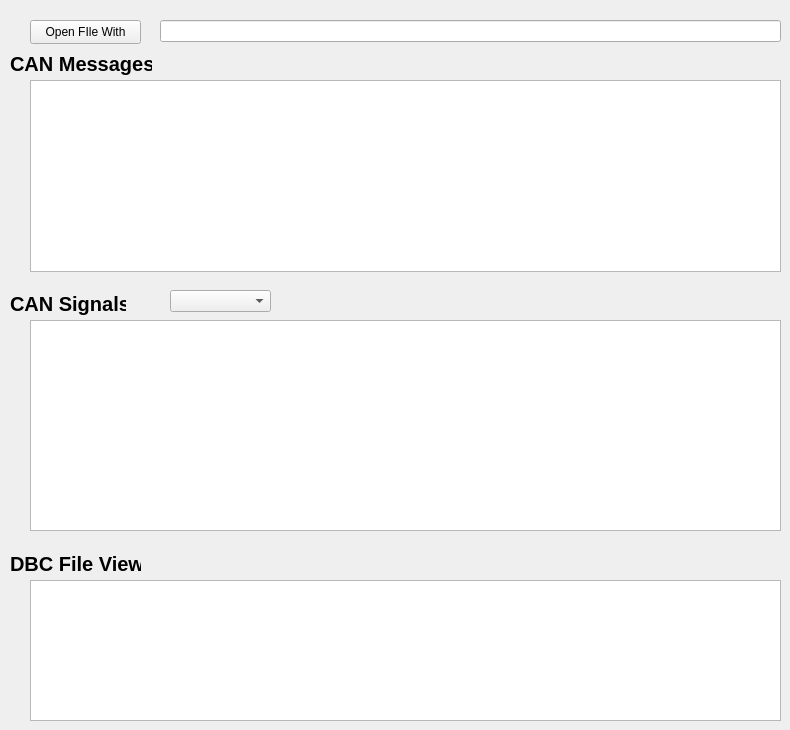
    <widget class="QWidget" name="DBC_Reader">
     <attribute name="title">
      <string>DBC Reader</string>
     </attribute>
     <widget class="QLineEdit" name="ReadFIle_Path">
      <property name="geometry">
       <rect>
        <x>160</x>
        <y>20</y>
        <width>621</width>
        <height>22</height>
       </rect>
      </property>
     </widget>
     <widget class="QPushButton" name="Open_ReadFiles">
      <property name="geometry">
       <rect>
        <x>30</x>
        <y>20</y>
        <width>111</width>
        <height>24</height>
       </rect>
      </property>
      <property name="text">
       <string>Open FIle With</string>
      </property>
     </widget>
     <widget class="QLabel" name="label_33">
      <property name="geometry">
       <rect>
        <x>10</x>
        <y>50</y>
        <width>142</width>
        <height>27</height>
       </rect>
      </property>
      <property name="font">
       <font>
        <pointsize>15</pointsize>
        <bold>true</bold>
       </font>
      </property>
      <property name="text">
       <string>CAN Messages</string>
      </property>
     </widget>
     <widget class="QLabel" name="label_34">
      <property name="geometry">
       <rect>
        <x>10</x>
        <y>290</y>
        <width>116</width>
        <height>27</height>
       </rect>
      </property>
      <property name="font">
       <font>
        <pointsize>15</pointsize>
        <bold>true</bold>
       </font>
      </property>
      <property name="text">
       <string>CAN Signals</string>
      </property>
     </widget>
     <widget class="QComboBox" name="select">
      <property name="geometry">
       <rect>
        <x>170</x>
        <y>290</y>
        <width>101</width>
        <height>22</height>
       </rect>
      </property>
     </widget>
     <widget class="QTableWidget" name="Can_Message_Table">
      <property name="geometry">
       <rect>
        <x>30</x>
        <y>80</y>
        <width>751</width>
        <height>192</height>
       </rect>
      </property>
     </widget>
     <widget class="QTableWidget" name="CAN_Signal_Table">
      <property name="geometry">
       <rect>
        <x>30</x>
        <y>320</y>
        <width>751</width>
        <height>211</height>
       </rect>
      </property>
     </widget>
     <widget class="QLabel" name="label_16">
      <property name="geometry">
       <rect>
        <x>10</x>
        <y>550</y>
        <width>131</width>
        <height>27</height>
       </rect>
      </property>
      <property name="font">
       <font>
        <pointsize>15</pointsize>
        <bold>true</bold>
       </font>
      </property>
      <property name="text">
       <string>DBC File View</string>
      </property>
     </widget>
     <widget class="QTextBrowser" name="DBC_Read_Temp">
      <property name="geometry">
       <rect>
        <x>30</x>
        <y>580</y>
        <width>751</width>
        <height>141</height>
       </rect>
      </property>
     </widget>
    </widget>
